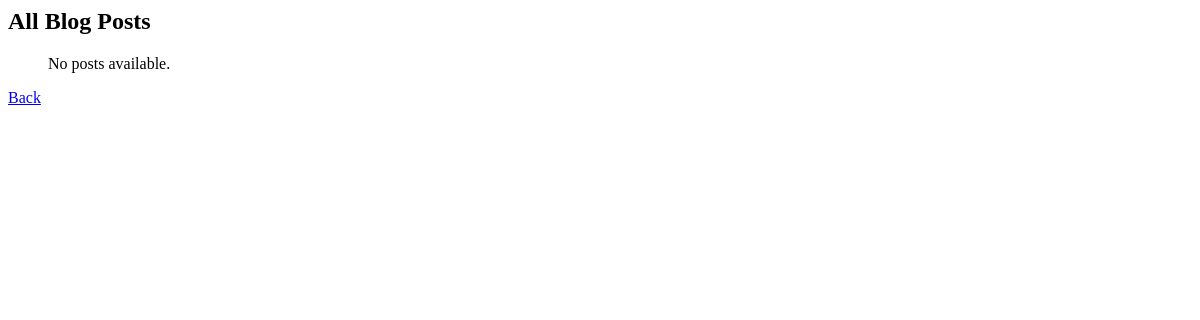
/list/, run on an earlier commit of the app's database.
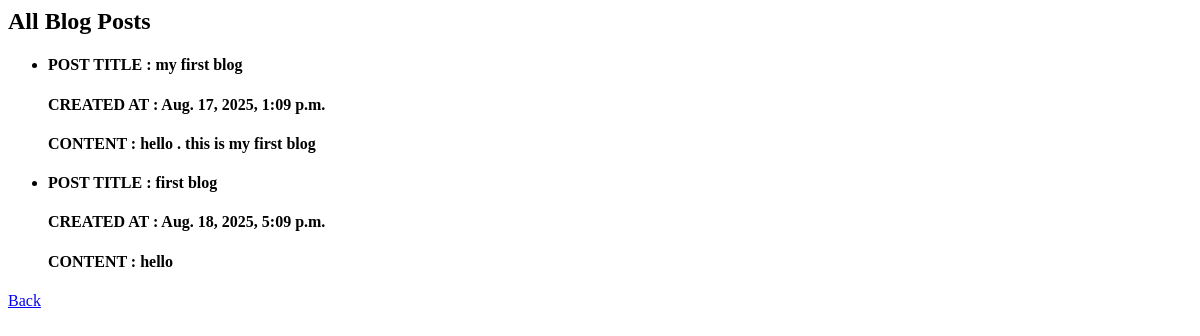
And on a later commit of the database.
### posts/models.py (models this page shows)
class Create_Post(models.Model):
    title=models.CharField(max_length=100,null=True)
    content=models.TextField(max_length=100,null=True)
    created_at=models.DateTimeField(auto_now_add=True)

### posts/views.py (the view)
# urls.py: path("list/",views.post_list,name="post_list"),
def post_list(request):
    posts=Create_Post.objects.all()
    return render(request, 'post_list.html',{'posts':posts})

### posts/templates/post_list.html (shortened to what this page needs)
<html>
    <head>
    </head>
    <body>
        <h2>All Blog Posts</h2>
<ul>
    {% for post in posts %}
    <li>
        <h4>POST TITLE : {{ post.title }} </h4>
        <h4>CREATED AT : {{ post.created_at }}</h4>
        <h4>CONTENT : {{ post.content }} </h4>
        </li>
        {% empty %}
        <p>No posts available.</p>
        {% endfor %}
        </ul>
        <a href="{% url 'post_create' %}">Back</a>
    </body>
</html>

What changed in the data, as far as the page shows it:
added Create_Post: title "my first blog", created_at "Aug. 17, 2025, 1:09 p.m.", content "hello . this is my first blog"
added Create_Post: title "first blog", created_at "Aug. 18, 2025, 5:09 p.m.", content "hello"
Also different on the page:
text no longer shown: "No posts available."
